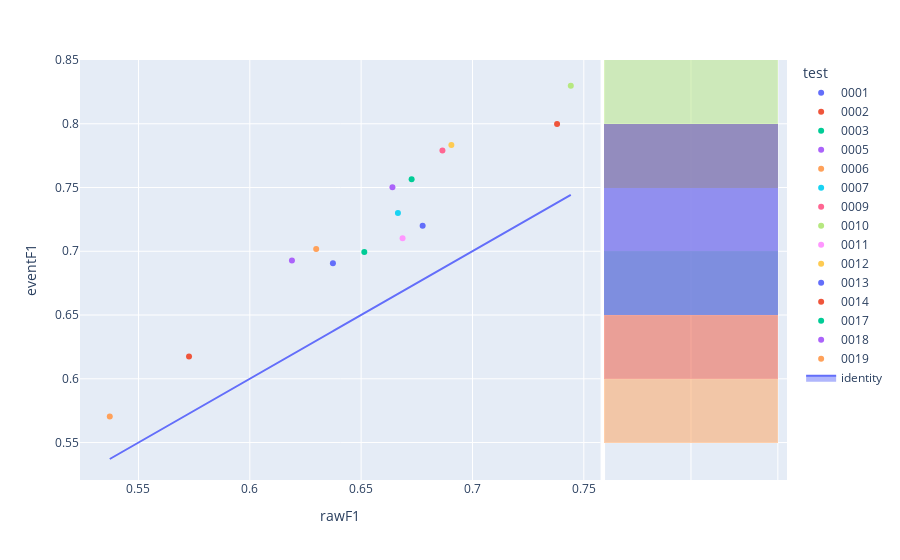

The cell this chart's notebook holds for it:
### Code cell
fig=px.scatter(experimentModels_N2,x='rawF1',y='eventF1',color='test',hover_name='modelId', marginal_y="histogram")
fig.add_trace(
    go.Scatter(x=experimentModels_N2['rawF1'], y=experimentModels_N2['rawF1'], name="identity", mode='lines',fill="toself")
)
fig.show()

### Figure 1 — Plotly figure (JSON) as saved in the notebook; plotly's stock layout.template omitted (floating-point values rounded to 4 significant figures)
{"data": [{"hovertemplate": "<b>%{hovertext}</b><br><br>test=0001<br>rawF1=%{x}<br>eventF1=%{y}<extra></extra>", "hovertext": ["d51d037b-304a-48df-970e-58aac592ac87"], "legendgroup": "0001", "marker": {"color": "#636efa", "symbol": "circle"}, "mode": "markers", "name": "0001", "orientation": "v", "showlegend": true, "type": "scatter", "x": [0.6373], "xaxis": "x", "y": [0.6905], "yaxis": "y"}, {"alignmentgroup": "True", "bingroup": "y", "hovertemplate": "test=0001<br>eventF1=%{y}<br>count=%{x}<extra></extra>", "legendgroup": "0001", "marker": {"color": "#636efa"}, "name": "0001", "offsetgroup": "0001", "opacity": 0.5, "showlegend": false, "type": "histogram", "xaxis": "x2", "y": [0.6905], "yaxis": "y2"}, {"hovertemplate": "<b>%{hovertext}</b><br><br>test=0002<br>rawF1=%{x}<br>eventF1=%{y}<extra></extra>", "hovertext": ["50ebd176-f601-4f02-bcd5-e0c07a362a35"], "legendgroup": "0002", "marker": {"color": "#EF553B", "symbol": "circle"}, "mode": "markers", "name": "0002", "orientation": "v", "showlegend": true, "type": "scatter", "x": [0.738], "xaxis": "x", "y": [0.7998], "yaxis": "y"}, {"alignmentgroup": "True", "bingroup": "y", "hovertemplate": "test=0002<br>eventF1=%{y}<br>count=%{x}<extra></extra>", "legendgroup": "0002", "marker": {"color": "#EF553B"}, "name": "0002", "offsetgroup": "0002", "opacity": 0.5, "showlegend": false, "type": "histogram", "xaxis": "x2", "y": [0.7998], "yaxis": "y2"}, {"hovertemplate": "<b>%{hovertext}</b><br><br>test=0003<br>rawF1=%{x}<br>eventF1=%{y}<extra></extra>", "hovertext": ["ad0e1cc1-5a53-45b1-b13e-ca760e58c787"], "legendgroup": "0003", "marker": {"color": "#00cc96", "symbol": "circle"}, "mode": "markers", "name": "0003", "orientation": "v", "showlegend": true, "type": "scatter", "x": [0.6514], "xaxis": "x", "y": [0.6993], "yaxis": "y"}, {"alignmentgroup": "True", "bingroup": "y", "hovertemplate": "test=0003<br>eventF1=%{y}<br>count=%{x}<extra></extra>", "legendgroup": "0003", "marker": {"color": "#00cc96"}, "name": "0003", "offsetgroup": "0003", "opacity": 0.5, "showlegend": false, "type": "histogram", "xaxis": "x2", "y": [0.6993], "yaxis": "y2"}, {"hovertemplate": "<b>%{hovertext}</b><br><br>test=0005<br>rawF1=%{x}<br>eventF1=%{y}<extra></extra>", "hovertext": ["953522b6-a687-4555-b7bd-64e50323f539"], "legendgroup": "0005", "marker": {"color": "#ab63fa", "symbol": "circle"}, "mode": "markers", "name": "0005", "orientation": "v", "showlegend": true, "type": "scatter", "x": [0.6189], "xaxis": "x", "y": [0.6928], "yaxis": "y"}, {"alignmentgroup": "True", "bingroup": "y", "hovertemplate": "test=0005<br>eventF1=%{y}<br>count=%{x}<extra></extra>", "legendgroup": "0005", "marker": {"color": "#ab63fa"}, "name": "0005", "offsetgroup": "0005", "opacity": 0.5, "showlegend": false, "type": "histogram", "xaxis": "x2", "y": [0.6928], "yaxis": "y2"}, {"hovertemplate": "<b>%{hovertext}</b><br><br>test=0006<br>rawF1=%{x}<br>eventF1=%{y}<extra></extra>", "hovertext": ["fdff7a52-c874-434c-b79a-4652e6521b61"], "legendgroup": "0006", "marker": {"color": "#FFA15A", "symbol": "circle"}, "mode": "markers", "name": "0006", "orientation": "v", "showlegend": true, "type": "scatter", "x": [0.6298], "xaxis": "x", "y": [0.7018], "yaxis": "y"}, {"alignmentgroup": "True", "bingroup": "y", "hovertemplate": "test=0006<br>eventF1=%{y}<br>count=%{x}<extra></extra>", "legendgroup": "0006", "marker": {"color": "#FFA15A"}, "name": "0006", "offsetgroup": "0006", "opacity": 0.5, "showlegend": false, "type": "histogram", "xaxis": "x2", "y": [0.7018], "yaxis": "y2"}, {"hovertemplate": "<b>%{hovertext}</b><br><br>test=0007<br>rawF1=%{x}<br>eventF1=%{y}<extra></extra>", "hovertext": ["a99170bc-4dc5-4b27-84df-f565c6f142c5"], "legendgroup": "0007", "marker": {"color": "#19d3f3", "symbol": "circle"}, "mode": "markers", "name": "0007", "orientation": "v", "showlegend": true, "type": "scatter", "x": [0.6665], "xaxis": "x", "y": [0.73], "yaxis": "y"}, {"alignmentgroup": "True", "bingroup": "y", "hovertemplate": "test=0007<br>eventF1=%{y}<br>count=%{x}<extra></extra>", "legendgroup": "0007", "marker": {"color": "#19d3f3"}, "name": "0007", "offsetgroup": "0007", "opacity": 0.5, "showlegend": false, "type": "histogram", "xaxis": "x2", "y": [0.73], "yaxis": "y2"}, {"hovertemplate": "<b>%{hovertext}</b><br><br>test=0009<br>rawF1=%{x}<br>eventF1=%{y}<extra></extra>", "hovertext": ["d4f86014-a983-4a56-940a-a53396539084"], "legendgroup": "0009", "marker": {"color": "#FF6692", "symbol": "circle"}, "mode": "markers", "name": "0009", "orientation": "v", "showlegend": true, "type": "scatter", "x": [0.6865], "xaxis": "x", "y": [0.7791], "yaxis": "y"}, {"alignmentgroup": "True", "bingroup": "y", "hovertemplate": "test=0009<br>eventF1=%{y}<br>count=%{x}<extra></extra>", "legendgroup": "0009", "marker": {"color": "#FF6692"}, "name": "0009", "offsetgroup": "0009", "opacity": 0.5, "showlegend": false, "type": "histogram", "xaxis": "x2", "y": [0.7791], "yaxis": "y2"}, {"hovertemplate": "<b>%{hovertext}</b><br><br>test=0010<br>rawF1=%{x}<br>eventF1=%{y}<extra></extra>", "hovertext": ["b9ba925c-8862-41ae-85ac-87efe667dc99"], "legendgroup": "0010", "marker": {"color": "#B6E880", "symbol": "circle"}, "mode": "markers", "name": "0010", "orientation": "v", "showlegend": true, "type": "scatter", "x": [0.7442], "xaxis": "x", "y": [0.8298], "yaxis": "y"}, {"alignmentgroup": "True", "bingroup": "y", "hovertemplate": "test=0010<br>eventF1=%{y}<br>count=%{x}<extra></extra>", "legendgroup": "0010", "marker": {"color": "#B6E880"}, "name": "0010", "offsetgroup": "0010", "opacity": 0.5, "showlegend": false, "type": "histogram", "xaxis": "x2", "y": [0.8298], "yaxis": "y2"}, {"hovertemplate": "<b>%{hovertext}</b><br><br>test=0011<br>rawF1=%{x}<br>eventF1=%{y}<extra></extra>", "hovertext": ["9a796814-2401-4dbb-811c-695c7c0888bb"], "legendgroup": "0011", "marker": {"color": "#FF97FF", "symbol": "circle"}, "mode": "markers", "name": "0011", "orientation": "v", "showlegend": true, "type": "scatter", "x": [0.6686], "xaxis": "x", "y": [0.7102], "yaxis": "y"}, {"alignmentgroup": "True", "bingroup": "y", "hovertemplate": "test=0011<br>eventF1=%{y}<br>count=%{x}<extra></extra>", "legendgroup": "0011", "marker": {"color": "#FF97FF"}, "name": "0011", "offsetgroup": "0011", "opacity": 0.5, "showlegend": false, "type": "histogram", "xaxis": "x2", "y": [0.7102], "yaxis": "y2"}, {"hovertemplate": "<b>%{hovertext}</b><br><br>test=0012<br>rawF1=%{x}<br>eventF1=%{y}<extra></extra>", "hovertext": ["3be685c1-02ea-4a2f-8478-ca265ccc3196"], "legendgroup": "0012", "marker": {"color": "#FECB52", "symbol": "circle"}, "mode": "markers", "name": "0012", "orientation": "v", "showlegend": true, "type": "scatter", "x": [0.6905], "xaxis": "x", "y": [0.7834], "yaxis": "y"}, {"alignmentgroup": "True", "bingroup": "y", "hovertemplate": "test=0012<br>eventF1=%{y}<br>count=%{x}<extra></extra>", "legendgroup": "0012", "marker": {"color": "#FECB52"}, "name": "0012", "offsetgroup": "0012", "opacity": 0.5, "showlegend": false, "type": "histogram", "xaxis": "x2", "y": [0.7834], "yaxis": "y2"}, {"hovertemplate": "<b>%{hovertext}</b><br><br>test=0013<br>rawF1=%{x}<br>eventF1=%{y}<extra></extra>", "hovertext": ["016159f4-e171-4f6e-a510-0e5e140f8929"], "legendgroup": "0013", "marker": {"color": "#636efa", "symbol": "circle"}, "mode": "markers", "name": "0013", "orientation": "v", "showlegend": true, "type": "scatter", "x": [0.6776], "xaxis": "x", "y": [0.72], "yaxis": "y"}, {"alignmentgroup": "True", "bingroup": "y", "hovertemplate": "test=0013<br>eventF1=%{y}<br>count=%{x}<extra></extra>", "legendgroup": "0013", "marker": {"color": "#636efa"}, "name": "0013", "offsetgroup": "0013", "opacity": 0.5, "showlegend": false, "type": "histogram", "xaxis": "x2", "y": [0.72], "yaxis": "y2"}, {"hovertemplate": "<b>%{hovertext}</b><br><br>test=0014<br>rawF1=%{x}<br>eventF1=%{y}<extra></extra>", "hovertext": ["da40a91f-c09e-4752-899f-0d848fc48c20"], "legendgroup": "0014", "marker": {"color": "#EF553B", "symbol": "circle"}, "mode": "markers", "name": "0014", "orientation": "v", "showlegend": true, "type": "scatter", "x": [0.5727], "xaxis": "x", "y": [0.6174], "yaxis": "y"}, {"alignmentgroup": "True", "bingroup": "y", "hovertemplate": "test=0014<br>eventF1=%{y}<br>count=%{x}<extra></extra>", "legendgroup": "0014", "marker": {"color": "#EF553B"}, "name": "0014", "offsetgroup": "0014", "opacity": 0.5, "showlegend": false, "type": "histogram", "xaxis": "x2", "y": [0.6174], "yaxis": "y2"}, {"hovertemplate": "<b>%{hovertext}</b><br><br>test=0017<br>rawF1=%{x}<br>eventF1=%{y}<extra></extra>", "hovertext": ["c30b34f2-52b8-47af-9309-81c72f52ea3d"], "legendgroup": "0017", "marker": {"color": "#00cc96", "symbol": "circle"}, "mode": "markers", "name": "0017", "orientation": "v", "showlegend": true, "type": "scatter", "x": [0.6727], "xaxis": "x", "y": [0.7564], "yaxis": "y"}, {"alignmentgroup": "True", "bingroup": "y", "hovertemplate": "test=0017<br>eventF1=%{y}<br>count=%{x}<extra></extra>", "legendgroup": "0017", "marker": {"color": "#00cc96"}, "name": "0017", "offsetgroup": "0017", "opacity": 0.5, "showlegend": false, "type": "histogram", "xaxis": "x2", "y": [0.7564], "yaxis": "y2"}, {"hovertemplate": "<b>%{hovertext}</b><br><br>test=0018<br>rawF1=%{x}<br>eventF1=%{y}<extra></extra>", "hovertext": ["63920ef1-b7bd-453c-af1b-c87e2c3f9ad0"], "legendgroup": "0018", "marker": {"color": "#ab63fa", "symbol": "circle"}, "mode": "markers", "name": "0018", "orientation": "v", "showlegend": true, "type": "scatter", "x": [0.6641], "xaxis": "x", "y": [0.7502], "yaxis": "y"}, {"alignmentgroup": "True", "bingroup": "y", "hovertemplate": "test=0018<br>eventF1=%{y}<br>count=%{x}<extra></extra>", "legendgroup": "0018", "marker": {"color": "#ab63fa"}, "name": "0018", "offsetgroup": "0018", "opacity": 0.5, "showlegend": false, "type": "histogram", "xaxis": "x2", "y": [0.7502], "yaxis": "y2"}, {"hovertemplate": "<b>%{hovertext}</b><br><br>test=0019<br>rawF1=%{x}<br>eventF1=%{y}<extra></extra>", "hovertext": ["73a45ddb-cbce-44c1-8ed8-007d5677989f"], "legendgroup": "0019", "marker": {"color": "#FFA15A", "symbol": "circle"}, "mode": "markers", "name": "0019", "orientation": "v", "showlegend": true, "type": "scatter", "x": [0.5371], "xaxis": "x", "y": [0.5704], "yaxis": "y"}, {"alignmentgroup": "True", "bingroup": "y", "hovertemplate": "test=0019<br>eventF1=%{y}<br>count=%{x}<extra></extra>", "legendgroup": "0019", "marker": {"color": "#FFA15A"}, "name": "0019", "offsetgroup": "0019", "opacity": 0.5, "showlegend": false, "type": "histogram", "xaxis": "x2", "y": [0.5704], "yaxis": "y2"}, {"fill": "toself", "mode": "lines", "name": "identity", "type": "scatter", "x": [0.6373, 0.738, 0.6514, 0.6189, 0.6298, 0.6665, 0.6865, 0.7442, 0.6686, 0.6905, 0.6776, 0.5727, 0.6727, 0.6641, 0.5371], "y": [0.6373, 0.738, 0.6514, 0.6189, 0.6298, 0.6665, 0.6865, 0.7442, 0.6686, 0.6905, 0.6776, 0.5727, 0.6727, 0.6641, 0.5371]}], "layout": {"barmode": "overlay", "legend": {"title": {"text": "test"}, "tracegroupgap": 0}, "margin": {"t": 60}, "xaxis": {"anchor": "y", "domain": [0, 0.7363], "title": {"text": "rawF1"}}, "xaxis2": {"anchor": "y2", "domain": [0.7413, 1], "matches": "x2", "showgrid": true, "showline": false, "showticklabels": false, "ticks": ""}, "yaxis": {"anchor": "x", "domain": [0, 1], "title": {"text": "eventF1"}}, "yaxis2": {"anchor": "x2", "domain": [0, 1], "matches": "y", "showgrid": true, "showticklabels": false}}}
